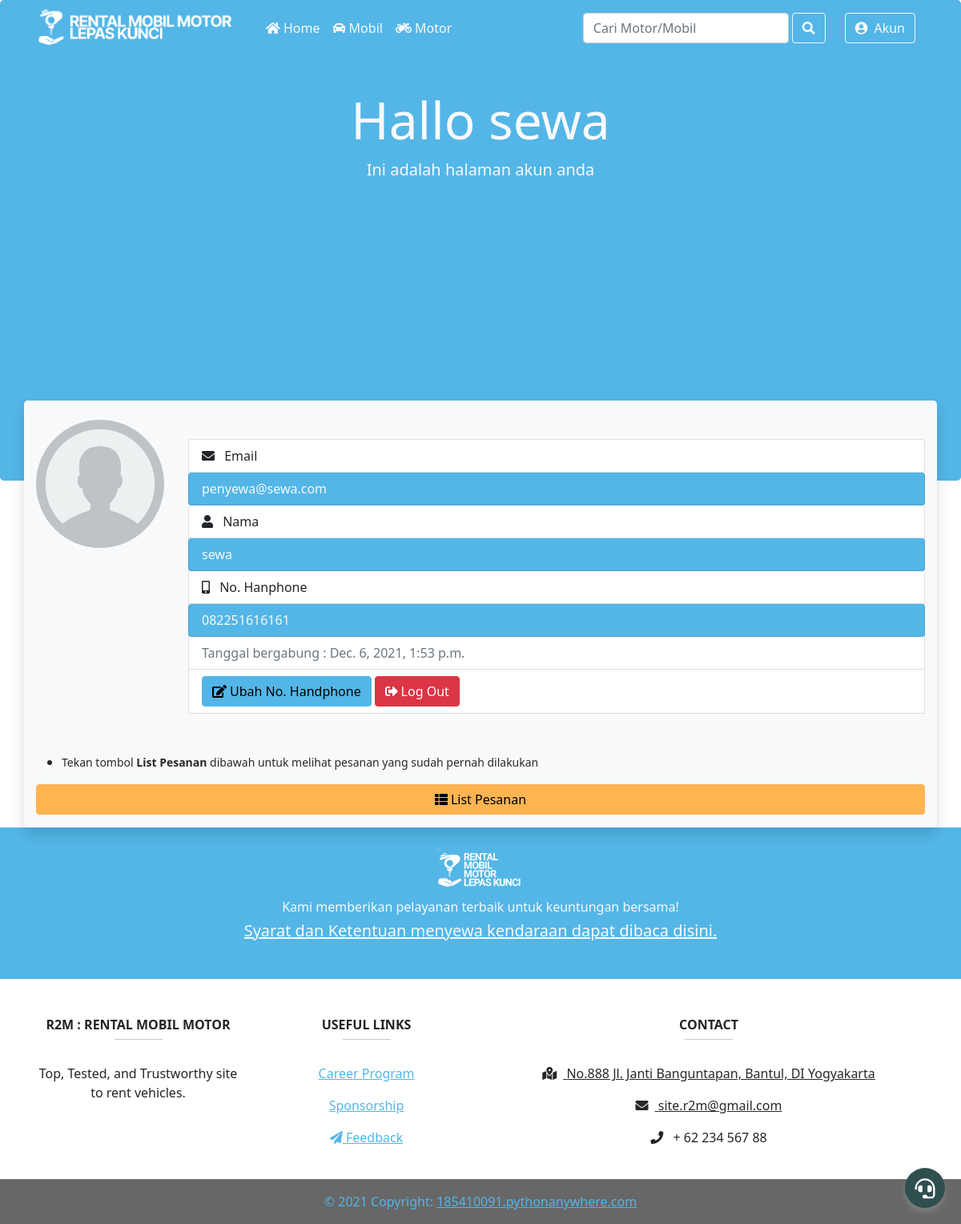
The app's page /akun/ (signed in), older data.
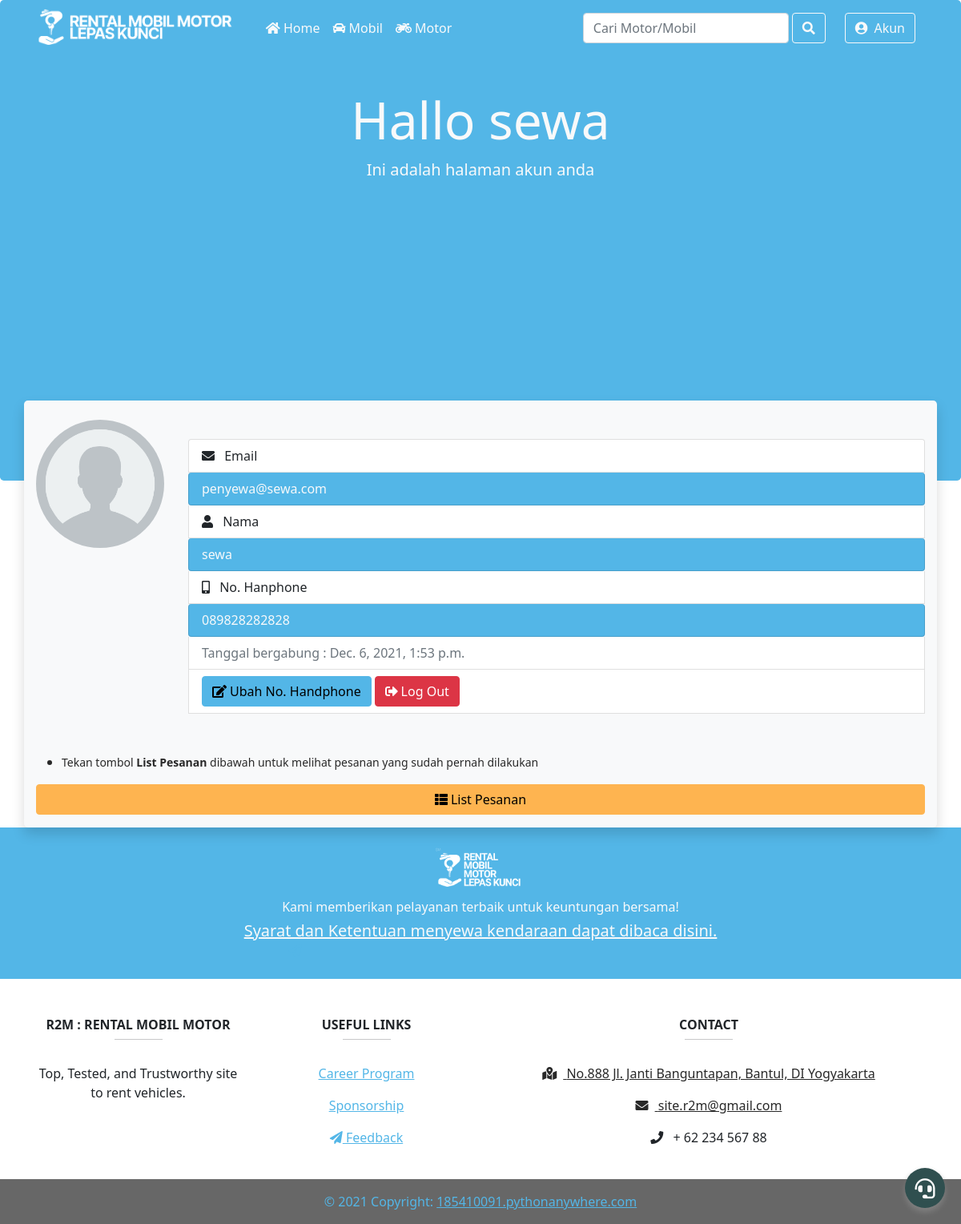
The same page, newer data.
### akun/models.py (models this page shows, shortened)
class NewAkun(AbstractBaseUser,PermissionsMixin):
    email = models.EmailField(verbose_name="email", max_length=254, unique=True)
    nama = models.CharField(verbose_name="nama", max_length=70)
    no_hp = models.CharField(verbose_name="nomor handphone", max_length=15, unique=False)
    tanggal_akun = models.DateTimeField(default=timezone.now)
    is_staff = models.BooleanField(default=False)
    is_superuser = models.BooleanField(default=False)
    is_active = models.BooleanField(default=True)
    objects = AkunManager()
    USERNAME_FIELD = 'email'
    REQUIRED_FIELDS = ['nama','no_hp']

### akun/views.py (the view, shortened to what this page needs)
# urls.py: path("", views.index , name="index"),
def index(request):
    if request.user.is_authenticated:
        email = request.user.email
        akun = NewAkun.objects.get(email=email)
        pMobil = None
        pMotor = None
        if  bookMobil.objects.filter(id_penyewa_mbl=akun).exists():
            pMobil =  bookMobil.objects.filter(id_penyewa_mbl=akun)
        if  bookMotor.objects.filter(id_penyewa_mtr=akun).exists():
            pMotor =  bookMotor.objects.filter(id_penyewa_mtr=akun)
        context = {
            'title':"Akun | R2M",
            'heading':"Hallo ",
            'subheading':"Ini adalah halaman akun anda",
            'akun' : akun,
            'pesananMbl' : pMobil,
            'pesananMtr' : pMotor
        }
        return render(request, 'akun/index.html',context)
    else:
        return redirect('akun:login')

### mobil/models.py (called while the page is built)
    def __str__(self):
        return "{} - {}".format(self.plat_mbl,self.nama_mbl)

### motor/models.py (called while the page is built)
    def __str__(self):
        return "{} - {}".format(self.plat_mtr,self.nama_mtr)

### templates/akun/index.html (shortened to what this page needs)
{% extends 'base.html' %}
{% load static %}
{% block stylesheet %}
<link rel="stylesheet" href="{% static 'akun/css/jumbotron.css' %}" />
{% endblock stylesheet %}
{% block header %}
<div class="row m-auto ">
    <div class="col-12 w-auto">
        <h1 class="display-3 text-light text-center"><strong>{{heading}} {{akun.nama}}</strong></h1>
        <p class="lead text-light text-center">{{subheading}}</p>
    </div>
</div>
{% endblock header %}
{% block content %}
<div class="row">
    <div class="col-sm-12 col-md-2 wy-5">
        <img src="{% static 'base-img/profile-ph.png' %}" class="img-fluid rounded-circle my-4 border-primary"
            alt="Foto Profile">
    </div>
    <div class="col-sm-12 col-md-10 my-5">
        <ul class="list-group">
            <li class="list-group-item"> <i class="fas fa-envelope mr-2"></i> Email</li>
            <li class="list-group-item bg-primary text-light rounded">{{akun.email}}</li>
            <li class="list-group-item"><i class="fas fa-user mr-2"></i> Nama</li>
            <li class="list-group-item bg-primary text-light rounded">{{akun.nama}}</li>
            <li class="list-group-item "><i class="fas fa-mobile-alt mr-2"></i> No. Hanphone</li>
            <li class="list-group-item bg-primary text-light rounded">{{akun.no_hp}}</li>
            <li class="list-group-item disabled">Tanggal bergabung : {{akun.tanggal_akun}}</li>
            <li class="list-group-item inline">
                <button type="button" class="btn btn-primary" data-toggle="modal" data-target="#nohpModal"><i class="fas fa-edit mr-1"></i>Ubah No.
                    Handphone</button>
                <button type="button" class="btn btn-danger" data-toggle="modal" data-target="#logoutModal"><i
                        class="fas fa-sign-out-alt mr-1"></i>Log Out</button>
            </li>
        </ul>
    </div>
</div>
<div class="row">
    <div class="col mb-3">
        <ul>
            <li>
                <p><small>Tekan tombol <strong>List Pesanan</strong> dibawah untuk melihat pesanan yang sudah pernah dilakukan</small></p>
            </li>
        </ul>
        <button id="pesanan" class="btn btn-warning btn-block"><i class="fas fa-th-list mr-1"></i>List Pesanan</button>
    </div>
</div>
{% endblock content %}

Row changes from the older to the newer data that the page shows:
changed NewAkun "sewa": no_hp "082251616161" → "089828282828"
